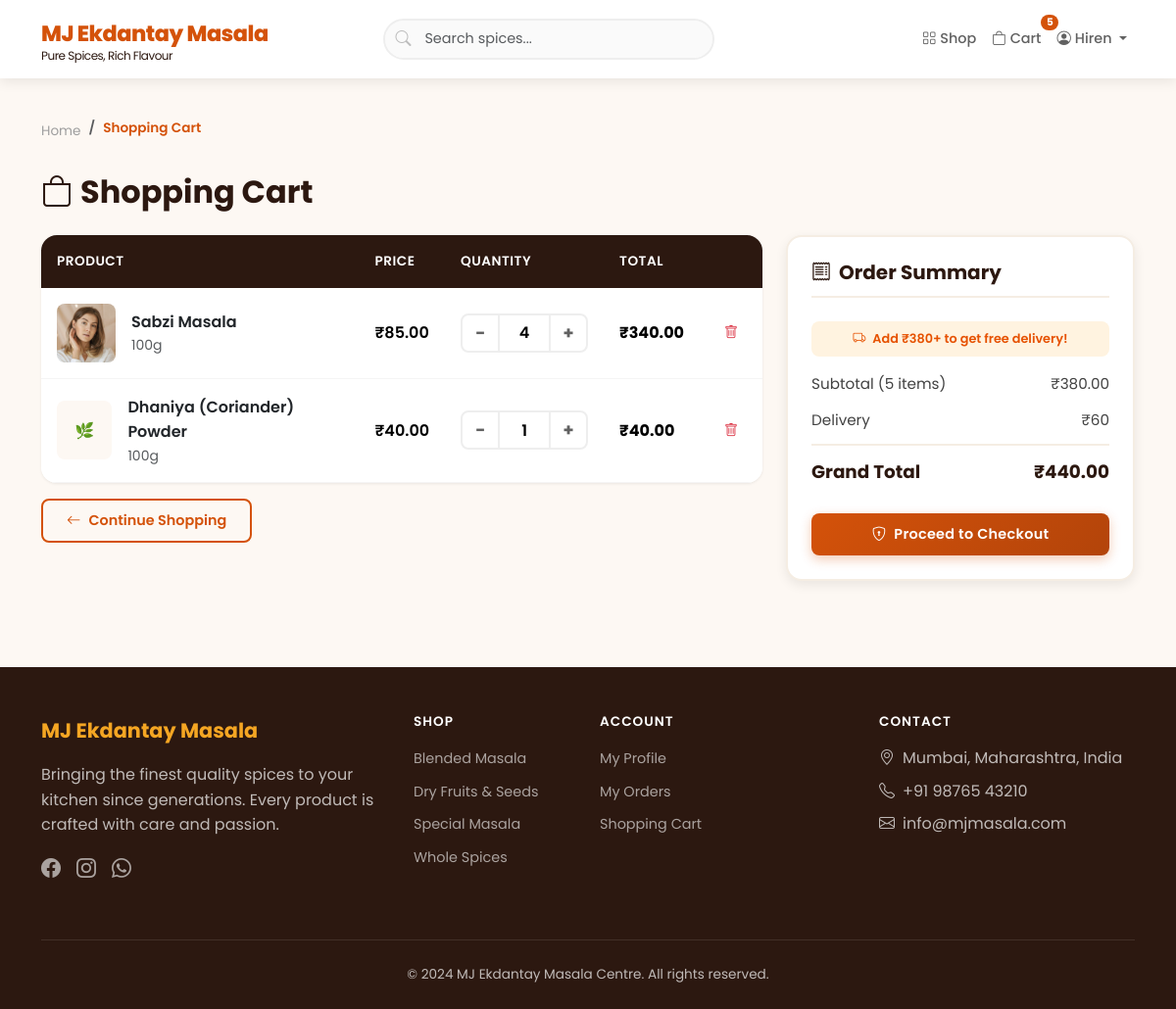
The app's page /cart/ (signed in) with its own data.
### orders/models.py (models this page shows, shortened)
class CartItem(models.Model):
    cart = models.ForeignKey(Cart, on_delete=models.CASCADE, related_name='items')
    product_variant = models.ForeignKey(ProductVariant, on_delete=models.CASCADE)
    quantity = models.PositiveIntegerField(default=1)
    class Meta:
        unique_together = ('cart', 'product_variant')
    @property
    def line_total(self):
        return self.product_variant.price * self.quantity

class Cart(models.Model):
    user = models.ForeignKey(
        settings.AUTH_USER_MODEL, on_delete=models.CASCADE,
        blank=True, null=True, related_name='carts'
    )
    session_key = models.CharField(max_length=40, blank=True, null=True)
    created_at = models.DateTimeField(auto_now_add=True)
    updated_at = models.DateTimeField(auto_now=True)
    @property
    def total_items(self):
        return sum(item.quantity for item in self.items.all())
    @property
    def subtotal(self):
        return sum(item.line_total for item in self.items.all())
    @property
    def delivery_charge(self):
        if self.subtotal >= 499:
            return 0
        return 60
    @property
    def grand_total(self):
        return self.subtotal + self.delivery_charge

### products/models.py (models this page shows, shortened)
class ProductVariant(models.Model):
    product = models.ForeignKey(Product, on_delete=models.CASCADE, related_name='variants')
    weight_label = models.CharField(max_length=50, help_text='e.g. 100g, 250g, 500g')
    price = models.DecimalField(max_digits=10, decimal_places=2)
    stock_quantity = models.PositiveIntegerField(default=0)
    created_at = models.DateTimeField(auto_now_add=True)
    class Meta:
        ordering = ['price']

class Product(models.Model):
    name = models.CharField(max_length=200)
    slug = models.SlugField(max_length=200, unique=True)
    description = models.TextField(blank=True)
    ingredients = models.TextField(blank=True, help_text='Comma-separated list of ingredients')
    usage_info = models.TextField(blank=True, help_text='How to use this product')
    category = models.ForeignKey(Category, on_delete=models.CASCADE, related_name='products')
    base_price = models.DecimalField(max_digits=10, decimal_places=2)
    image = models.ImageField(upload_to='products/', blank=True, null=True)
    is_active = models.BooleanField(default=True)
    is_featured = models.BooleanField(default=False)
    created_at = models.DateTimeField(auto_now_add=True)
    updated_at = models.DateTimeField(auto_now=True)
    class Meta:
        ordering = ['-created_at']
    def get_absolute_url(self):
        return reverse('products:product_detail', kwargs={'slug': self.slug})

class Category(models.Model):
    name = models.CharField(max_length=200)
    slug = models.SlugField(max_length=200, unique=True)
    description = models.TextField(blank=True)
    image = models.ImageField(upload_to='categories/', blank=True, null=True)
    created_at = models.DateTimeField(auto_now_add=True)
    class Meta:
        verbose_name_plural = 'Categories'
        ordering = ['name']
    def get_absolute_url(self):
        return reverse('products:category', kwargs={'slug': self.slug})

### orders/views.py (the view)
# urls.py: path('cart/', views.cart_view, name='cart'),
def cart_view(request):
    cart = _get_or_create_cart(request)
    items = cart.items.select_related(
        'product_variant', 'product_variant__product'
    ).all()
    context = {
        'cart': cart,
        'items': items,
    }
    return render(request, 'orders/cart.html', context)

### orders/context_processors.py (called while the page is built)
def cart_count(request):
    count = 0
    try:
        if request.user.is_authenticated:
            cart = Cart.objects.filter(user=request.user).first()
        else:
            if not request.session.session_key:
                request.session.create()
            cart = Cart.objects.filter(session_key=request.session.session_key).first()
        if cart:
            count = cart.total_items
    except Exception:
        pass
    return {'cart_item_count': count}

### orders/views.py (called while the page is built)
def _get_or_create_cart(request):
    if request.user.is_authenticated:
        cart, created = Cart.objects.get_or_create(user=request.user)
        return cart
    else:
        if not request.session.session_key:
            request.session.create()
        cart, created = Cart.objects.get_or_create(session_key=request.session.session_key)
        return cart

### products/context_processors.py (called while the page is built)
def categories_processor(request):
    return {
        'all_categories': Category.objects.all()
    }

### templates/orders/cart.html (shortened to what this page needs)
{% extends 'base.html' %}
{% load static %}
{% load product_tags %}
{% block content %}
<div class="container py-4">
    <nav class="breadcrumb-custom">
        <ol class="breadcrumb mb-0">
            <li class="breadcrumb-item"><a href="{% url 'products:home' %}">Home</a></li>
            <li class="breadcrumb-item active">Shopping Cart</li>
        </ol>
    </nav>
    <h2 class="section-title mb-4"><i class="bi bi-bag me-2"></i>Shopping Cart</h2>
    {% if items %}
    <div class="row g-4">
        <div class="col-lg-8">
            <div class="cart-table">
                <table class="table mb-0">
                    <thead>
                        <tr>
                            <th>Product</th>
                            <th>Price</th>
                            <th>Quantity</th>
                            <th>Total</th>
                            <th></th>
                        </tr>
                    </thead>
                    <tbody>
                        {% for item in items %}
                        <tr id="cart-row-{{ item.id }}">
                            <td>
                                <div class="d-flex align-items-center gap-3">
                                    {% if item.product_variant.product.image %}
                                    <img src="{{ item.product_variant.product.image.url }}" class="cart-product-img" alt="{{ item.product_variant.product.name }}">
                                    {% else %}
                                    <div class="cart-product-img d-flex align-items-center justify-content-center" style="background: var(--cream); border-radius: var(--radius);">🌿</div>
                                    {% endif %}
                                    <div>
                                        <a href="{{ item.product_variant.product.get_absolute_url }}" class="fw-semibold text-dark">{{ item.product_variant.product.name }}</a>
                                        <div class="text-muted small">{{ item.product_variant.weight_label }}</div>
                                    </div>
                                </div>
                            </td>
                            <td class="fw-semibold">₹{{ item.product_variant.price }}</td>
                            <td>
                                <div class="qty-input-group">
                                    <button type="button" class="btn-qty cart-qty-btn" data-item-id="{{ item.id }}" data-action="decrease">−</button>
                                    <span id="qty-{{ item.id }}" style="width:50px; height:40px; border:2px solid var(--gray-200); border-left:none; border-right:none; display:flex; align-items:center; justify-content:center; font-weight:600;">{{ item.quantity }}</span>
                                    <button type="button" class="btn-qty cart-qty-btn" data-item-id="{{ item.id }}" data-action="increase">+</button>
                                </div>
                            </td>
                            <td class="fw-bold" id="line-total-{{ item.id }}">₹{{ item.line_total }}</td>
                            <td>
                                <button class="btn btn-sm btn-link text-danger cart-remove-btn" data-item-id="{{ item.id }}">
                                    <i class="bi bi-trash"></i>
                                </button>
                            </td>
                        </tr>
                        {% endfor %}
                    </tbody>
                </table>
            </div>
            <div class="mt-3">
                <a href="{% url 'products:shop' %}" class="btn btn-outline-custom">
                    <i class="bi bi-arrow-left me-2"></i>Continue Shopping
                </a>
            </div>
        </div>
        <div class="col-lg-4">
            <div class="cart-summary">
                <h5><i class="bi bi-receipt me-2"></i>Order Summary</h5>
                {% if cart.delivery_charge == 0 %}
                <div class="free-delivery">
                    <i class="bi bi-truck me-1"></i> Free delivery on orders above ₹499!
                </div>
                {% else %}
                <div class="free-delivery" style="background: #FFF3E0; color: #E65100;">
                    <i class="bi bi-truck me-1"></i> Add ₹{{ cart.subtotal|floatformat:0 }}+ to get free delivery!
                </div>
                {% endif %}
                <div class="summary-row">
                    <span>Subtotal ({{ cart.total_items }} items)</span>
                    <span id="cart-subtotal">₹{{ cart.subtotal }}</span>
                </div>
                <div class="summary-row">
                    <span>Delivery</span>
                    <span id="cart-delivery">{% if cart.delivery_charge > 0 %}₹{{ cart.delivery_charge }}{% else %}FREE{% endif %}</span>
                </div>
                <div class="summary-row total">
                    <span>Grand Total</span>
                    <span id="cart-grand-total">₹{{ cart.grand_total }}</span>
                </div>
                <a href="{% url 'orders:checkout' %}" class="btn btn-primary-custom w-100 mt-3">
                    <i class="bi bi-shield-lock me-2"></i>Proceed to Checkout
                </a>
            </div>
        </div>
    </div>
    {% endif %}
</div>
{% endblock %}

### templates/base.html (shortened to what this page needs)
{% load static %}
{% load product_tags %}
<!DOCTYPE html>
<html lang="en">
<head>
    <link href="https://cdn.jsdelivr.net/npm/bootstrap@5.3.2/dist/css/bootstrap.min.css" rel="stylesheet">
    <link href="https://cdn.jsdelivr.net/npm/bootstrap-icons@1.11.1/font/bootstrap-icons.css" rel="stylesheet">
    <link href="{% static 'css/style.css' %}" rel="stylesheet">
</head>
<body>
    <nav class="navbar navbar-expand-lg navbar-custom">
        <div class="container">
            <a class="navbar-brand" href="{% url 'products:home' %}">
                MJ Ekdantay Masala
                <span>Pure Spices, Rich Flavour</span>
            </a>
            <div class="collapse navbar-collapse" id="navbarMain">
                <form class="navbar-search mx-auto" action="{% url 'products:shop' %}" method="GET">
                    <i class="bi bi-search search-icon"></i>
                    <input type="text" name="q" class="form-control" placeholder="Search spices..." value="{{ request.GET.q|default:'' }}">
                </form>
                <ul class="navbar-nav ms-auto align-items-center">
                    <li class="nav-item">
                        <a class="nav-link" href="{% url 'products:shop' %}">
                            <i class="bi bi-grid me-1"></i>Shop
                        </a>
                    </li>
                    <li class="nav-item">
                        <a class="nav-link cart-badge" href="{% url 'orders:cart' %}">
                            <i class="bi bi-bag me-1"></i>Cart
                            <span class="badge cart-count-badge" style="{% if cart_item_count == 0 %}display:none{% endif %}">{{ cart_item_count }}</span>
                        </a>
                    </li>
                    {% if user.is_authenticated %}
                    <li class="nav-item dropdown">
                        <a class="nav-link dropdown-toggle" href="#" data-bs-toggle="dropdown">
                            <i class="bi bi-person-circle me-1"></i>{{ user.first_name|default:"Account" }}
                        </a>
                    </li>
                    {% endif %}
                </ul>
            </div>
        </div>
    </nav>
    {% block content %}{% endblock %}
    <footer class="footer">
        <div class="container">
            <div class="row">
                <div class="col-lg-4 mb-4">
                    <div class="footer-brand mb-3">MJ Ekdantay Masala</div>
                    <p class="mb-3">Bringing the finest quality spices to your kitchen since generations. Every product is crafted with care and passion.</p>
                    <div class="d-flex gap-3">
                        <a href="#"><i class="bi bi-facebook fs-5"></i></a>
                        <a href="#"><i class="bi bi-instagram fs-5"></i></a>
                        <a href="#"><i class="bi bi-whatsapp fs-5"></i></a>
                    </div>
                </div>
                <div class="col-lg-2 col-md-4 mb-4">
                    <h6>Shop</h6>
                    <ul class="list-unstyled">
                        {% for cat in all_categories %}
                        <li class="mb-2"><a href="{{ cat.get_absolute_url }}">{{ cat.name }}</a></li>
                        {% endfor %}
                    </ul>
                </div>
                <div class="col-lg-3 col-md-4 mb-4">
                    <h6>Account</h6>
                    <ul class="list-unstyled">
                        <li class="mb-2"><a href="{% url 'accounts:profile' %}">My Profile</a></li>
                        <li class="mb-2"><a href="{% url 'accounts:my_orders' %}">My Orders</a></li>
                        <li class="mb-2"><a href="{% url 'orders:cart' %}">Shopping Cart</a></li>
                    </ul>
                </div>
                <div class="col-lg-3 col-md-4 mb-4">
                    <h6>Contact</h6>
                    <ul class="list-unstyled">
                        <li class="mb-2"><i class="bi bi-geo-alt me-2"></i>Mumbai, Maharashtra, India</li>
                        <li class="mb-2"><i class="bi bi-telephone me-2"></i>+91 98765 43210</li>
                        <li class="mb-2"><i class="bi bi-envelope me-2"></i>info@mjmasala.com</li>
                    </ul>
                </div>
            </div>
            <div class="footer-bottom">
                <p class="mb-0">&copy; 2024 MJ Ekdantay Masala Centre. All rights reserved.</p>
            </div>
        </div>
    </footer>
</body>
</html>

### records on screen
CartItem: product_variant.product.image (picture), product_variant.product.name "Sabzi Masala", product_variant.weight_label "100g", product_variant.price "85.00", quantity "4", line_total "340.00"
CartItem: product_variant.product.name "Dhaniya (Coriander) Powder", product_variant.weight_label "100g", product_variant.price "40.00", quantity "1", line_total "40.00"
Cart: subtotal "380", total_items "5", subtotal "380.00", delivery_charge "60", grand_total "440.00"
Category: name "Blended Masala"
Category: name "Dry Fruits & Seeds"
Category: name "Special Masala"
Category: name "Whole Spices"

### other values on screen
{{ cart_item_count }} "5"
{{ user.first_name|default:"Account" }} "Hiren"
